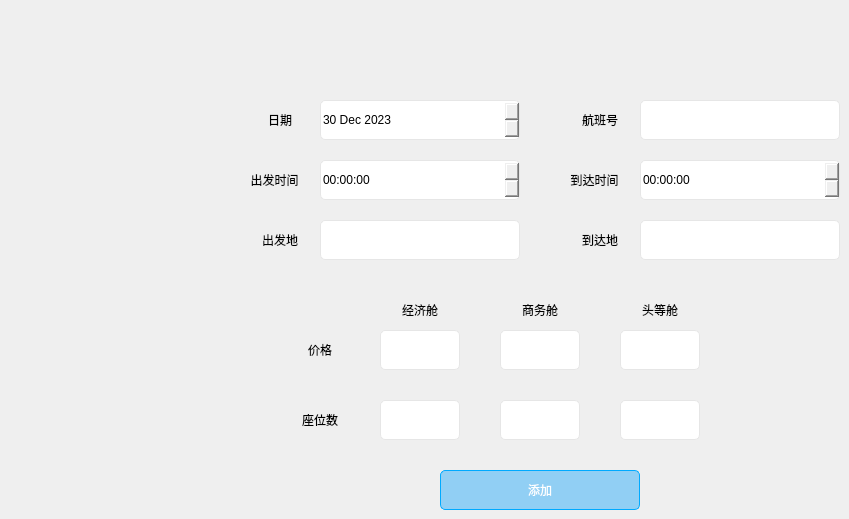
    <widget class="QWidget" name="page">
     <widget class="QPushButton" name="pushButton_add">
      <property name="geometry">
       <rect>
        <x>440</x>
        <y>470</y>
        <width>200</width>
        <height>40</height>
       </rect>
      </property>
      <property name="styleSheet">
       <string notr="true">QPushButton {

	background-color: rgba(0, 159, 252,100);

	font: 700 16pt &quot;微软雅黑&quot;;
	color: rgb(255, 255, 255);
border: 1px solid rgb(0, 170, 255); 
    border-radius: 5px;
}

QPushButton:hover {  
	background-color: rgba(0, 159, 252,200);
}</string>
      </property>
      <property name="text">
       <string>添加</string>
      </property>
     </widget>
     <widget class="QLabel" name="label_5">
      <property name="geometry">
       <rect>
        <x>240</x>
        <y>100</y>
        <width>80</width>
        <height>40</height>
       </rect>
      </property>
      <property name="styleSheet">
       <string notr="true">font: 700 16pt &quot;微软雅黑&quot;;</string>
      </property>
      <property name="text">
       <string>日期</string>
      </property>
      <property name="alignment">
       <set>Qt::AlignmentFlag::AlignCenter</set>
      </property>
     </widget>
     <widget class="QLabel" name="label_6">
      <property name="geometry">
       <rect>
        <x>229</x>
        <y>160</y>
        <width>91</width>
        <height>40</height>
       </rect>
      </property>
      <property name="styleSheet">
       <string notr="true">font: 700 16pt &quot;微软雅黑&quot;;</string>
      </property>
      <property name="text">
       <string>出发时间</string>
      </property>
      <property name="alignment">
       <set>Qt::AlignmentFlag::AlignCenter</set>
      </property>
     </widget>
     <widget class="QLabel" name="label_7">
      <property name="geometry">
       <rect>
        <x>240</x>
        <y>220</y>
        <width>80</width>
        <height>40</height>
       </rect>
      </property>
      <property name="styleSheet">
       <string notr="true">font: 700 16pt &quot;微软雅黑&quot;;</string>
      </property>
      <property name="text">
       <string>出发地</string>
      </property>
      <property name="alignment">
       <set>Qt::AlignmentFlag::AlignCenter</set>
      </property>
     </widget>
     <widget class="QLabel" name="label_8">
      <property name="geometry">
       <rect>
        <x>560</x>
        <y>100</y>
        <width>80</width>
        <height>40</height>
       </rect>
      </property>
      <property name="styleSheet">
       <string notr="true">font: 700 16pt &quot;微软雅黑&quot;;</string>
      </property>
      <property name="text">
       <string>航班号</string>
      </property>
      <property name="alignment">
       <set>Qt::AlignmentFlag::AlignCenter</set>
      </property>
     </widget>
     <widget class="QLabel" name="label_9">
      <property name="geometry">
       <rect>
        <x>549</x>
        <y>160</y>
        <width>91</width>
        <height>40</height>
       </rect>
      </property>
      <property name="styleSheet">
       <string notr="true">font: 700 16pt &quot;微软雅黑&quot;;</string>
      </property>
      <property name="text">
       <string>到达时间</string>
      </property>
      <property name="alignment">
       <set>Qt::AlignmentFlag::AlignCenter</set>
      </property>
     </widget>
     <widget class="QLabel" name="label_10">
      <property name="geometry">
       <rect>
        <x>560</x>
        <y>220</y>
        <width>80</width>
        <height>40</height>
       </rect>
      </property>
      <property name="styleSheet">
       <string notr="true">font: 700 16pt &quot;微软雅黑&quot;;</string>
      </property>
      <property name="text">
       <string>到达地</string>
      </property>
      <property name="alignment">
       <set>Qt::AlignmentFlag::AlignCenter</set>
      </property>
     </widget>
     <widget class="QDateEdit" name="dateEdit_date">
      <property name="geometry">
       <rect>
        <x>320</x>
        <y>100</y>
        <width>200</width>
        <height>40</height>
       </rect>
      </property>
      <property name="styleSheet">
       <string notr="true">
	font: 16pt &quot;Microsoft YaHei UI&quot;;
    border: 1px solid rgb(230, 230, 230);
    border-radius: 5px;

</string>
      </property>
      <property name="dateTime">
       <datetime>
        <hour>0</hour>
        <minute>0</minute>
        <second>0</second>
        <year>2023</year>
        <month>12</month>
        <day>30</day>
       </datetime>
      </property>
     </widget>
     <widget class="QLineEdit" name="lineEdit_flightId">
      <property name="geometry">
       <rect>
        <x>640</x>
        <y>100</y>
        <width>200</width>
        <height>40</height>
       </rect>
      </property>
      <property name="styleSheet">
       <string notr="true">
	font: 16pt &quot;Microsoft YaHei UI&quot;;
    border: 1px solid rgb(230, 230, 230);
    border-radius: 5px;

</string>
      </property>
     </widget>
     <widget class="QTimeEdit" name="timeEdit_departureTime">
      <property name="geometry">
       <rect>
        <x>320</x>
        <y>160</y>
        <width>200</width>
        <height>40</height>
       </rect>
      </property>
      <property name="styleSheet">
       <string notr="true">
	font: 16pt &quot;Microsoft YaHei UI&quot;;
    border: 1px solid rgb(230, 230, 230);
    border-radius: 5px;

</string>
      </property>
     </widget>
     <widget class="QLineEdit" name="lineEdit_departurePlace">
      <property name="geometry">
       <rect>
        <x>320</x>
        <y>220</y>
        <width>200</width>
        <height>40</height>
       </rect>
      </property>
      <property name="styleSheet">
       <string notr="true">
	font: 16pt &quot;Microsoft YaHei UI&quot;;
    border: 1px solid rgb(230, 230, 230);
    border-radius: 5px;

</string>
      </property>
     </widget>
     <widget class="QLineEdit" name="lineEdit_arrivalPlace">
      <property name="geometry">
       <rect>
        <x>640</x>
        <y>220</y>
        <width>200</width>
        <height>40</height>
       </rect>
      </property>
      <property name="styleSheet">
       <string notr="true">
	font: 16pt &quot;Microsoft YaHei UI&quot;;
    border: 1px solid rgb(230, 230, 230);
    border-radius: 5px;

</string>
      </property>
     </widget>
     <widget class="QTimeEdit" name="timeEdit_arrivalTime">
      <property name="geometry">
       <rect>
        <x>640</x>
        <y>160</y>
        <width>200</width>
        <height>40</height>
       </rect>
      </property>
      <property name="styleSheet">
       <string notr="true">
	font: 16pt &quot;Microsoft YaHei UI&quot;;
    border: 1px solid rgb(230, 230, 230);
    border-radius: 5px;

</string>
      </property>
     </widget>
     <widget class="QLabel" name="label_11">
      <property name="geometry">
       <rect>
        <x>380</x>
        <y>290</y>
        <width>80</width>
        <height>40</height>
       </rect>
      </property>
      <property name="styleSheet">
       <string notr="true">font: 700 16pt &quot;微软雅黑&quot;;</string>
      </property>
      <property name="text">
       <string>经济舱</string>
      </property>
      <property name="alignment">
       <set>Qt::AlignmentFlag::AlignCenter</set>
      </property>
     </widget>
     <widget class="QLabel" name="label_12">
      <property name="geometry">
       <rect>
        <x>500</x>
        <y>290</y>
        <width>80</width>
        <height>40</height>
       </rect>
      </property>
      <property name="styleSheet">
       <string notr="true">font: 700 16pt &quot;微软雅黑&quot;;</string>
      </property>
      <property name="text">
       <string>商务舱</string>
      </property>
      <property name="alignment">
       <set>Qt::AlignmentFlag::AlignCenter</set>
      </property>
     </widget>
     <widget class="QLabel" name="label_13">
      <property name="geometry">
       <rect>
        <x>620</x>
        <y>290</y>
        <width>80</width>
        <height>40</height>
       </rect>
      </property>
      <property name="styleSheet">
       <string notr="true">font: 700 16pt &quot;微软雅黑&quot;;</string>
      </property>
      <property name="text">
       <string>头等舱</string>
      </property>
      <property name="alignment">
       <set>Qt::AlignmentFlag::AlignCenter</set>
      </property>
     </widget>
     <widget class="QLabel" name="label_14">
      <property name="geometry">
       <rect>
        <x>280</x>
        <y>330</y>
        <width>80</width>
        <height>40</height>
       </rect>
      </property>
      <property name="styleSheet">
       <string notr="true">font: 700 16pt &quot;微软雅黑&quot;;</string>
      </property>
      <property name="text">
       <string>价格</string>
      </property>
      <property name="alignment">
       <set>Qt::AlignmentFlag::AlignCenter</set>
      </property>
     </widget>
     <widget class="QLabel" name="label_15">
      <property name="geometry">
       <rect>
        <x>280</x>
        <y>400</y>
        <width>80</width>
        <height>40</height>
       </rect>
      </property>
      <property name="styleSheet">
       <string notr="true">font: 700 16pt &quot;微软雅黑&quot;;</string>
      </property>
      <property name="text">
       <string>座位数</string>
      </property>
      <property name="alignment">
       <set>Qt::AlignmentFlag::AlignCenter</set>
      </property>
     </widget>
     <widget class="QLineEdit" name="lineEdit_baseFare">
      <property name="geometry">
       <rect>
        <x>380</x>
        <y>330</y>
        <width>80</width>
        <height>40</height>
       </rect>
      </property>
      <property name="styleSheet">
       <string notr="true">
	font: 16pt &quot;Microsoft YaHei UI&quot;;
    border: 1px solid rgb(230, 230, 230);
    border-radius: 5px;

</string>
      </property>
     </widget>
     <widget class="QLineEdit" name="lineEdit_seatAmountOfLvl1">
      <property name="geometry">
       <rect>
        <x>380</x>
        <y>400</y>
        <width>80</width>
        <height>40</height>
       </rect>
      </property>
      <property name="styleSheet">
       <string notr="true">
	font: 16pt &quot;Microsoft YaHei UI&quot;;
    border: 1px solid rgb(230, 230, 230);
    border-radius: 5px;

</string>
      </property>
     </widget>
     <widget class="QLineEdit" name="lineEdit_seatAmountOfLvl3">
      <property name="geometry">
       <rect>
        <x>620</x>
        <y>400</y>
        <width>80</width>
        <height>40</height>
       </rect>
      </property>
      <property name="styleSheet">
       <string notr="true">
	font: 16pt &quot;Microsoft YaHei UI&quot;;
    border: 1px solid rgb(230, 230, 230);
    border-radius: 5px;

</string>
      </property>
     </widget>
     <widget class="QLineEdit" name="lineEdit_seatAmountOfLvl2">
      <property name="geometry">
       <rect>
        <x>500</x>
        <y>400</y>
        <width>80</width>
        <height>40</height>
       </rect>
      </property>
      <property name="styleSheet">
       <string notr="true">
	font: 16pt &quot;Microsoft YaHei UI&quot;;
    border: 1px solid rgb(230, 230, 230);
    border-radius: 5px;

</string>
      </property>
     </widget>
     <widget class="QLineEdit" name="lineEdit_moneyOfLvl2">
      <property name="geometry">
       <rect>
        <x>500</x>
        <y>330</y>
        <width>80</width>
        <height>40</height>
       </rect>
      </property>
      <property name="styleSheet">
       <string notr="true">
	font: 16pt &quot;Microsoft YaHei UI&quot;;
    border: 1px solid rgb(230, 230, 230);
    border-radius: 5px;

</string>
      </property>
     </widget>
     <widget class="QLineEdit" name="lineEdit_moneyOfLvl3">
      <property name="geometry">
       <rect>
        <x>620</x>
        <y>330</y>
        <width>80</width>
        <height>40</height>
       </rect>
      </property>
      <property name="styleSheet">
       <string notr="true">
	font: 16pt &quot;Microsoft YaHei UI&quot;;
    border: 1px solid rgb(230, 230, 230);
    border-radius: 5px;

</string>
      </property>
     </widget>
     <widget class="QLabel" name="label">
      <property name="geometry">
       <rect>
        <x>0</x>
        <y>0</y>
        <width>81</width>
        <height>81</height>
       </rect>
      </property>
      <property name="text">
       <string/>
      </property>
      <property name="pixmap">
       <pixmap resource="icon.qrc">:/new/prefix1/iconANDpic/point1.png</pixmap>
      </property>
     </widget>
    </widget>
